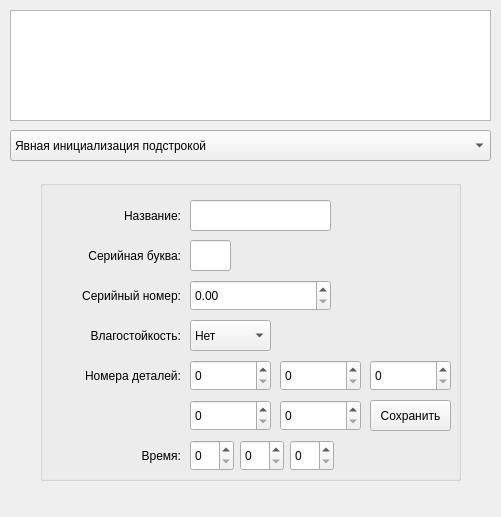
<?xml version="1.0" encoding="UTF-8"?>
<ui version="4.0">
 <class>MainWindow</class>
 <widget class="QMainWindow" name="MainWindow">
  <property name="geometry">
   <rect>
    <x>0</x>
    <y>0</y>
    <width>501</width>
    <height>517</height>
   </rect>
  </property>
  <property name="windowTitle">
   <string>MainWindow</string>
  </property>
  <widget class="QWidget" name="centralwidget">
   <widget class="QTextEdit" name="textEdit">
    <property name="geometry">
     <rect>
      <x>10</x>
      <y>10</y>
      <width>481</width>
      <height>111</height>
     </rect>
    </property>
    <property name="readOnly">
     <bool>true</bool>
    </property>
   </widget>
   <widget class="QComboBox" name="task">
    <property name="geometry">
     <rect>
      <x>10</x>
      <y>130</y>
      <width>481</width>
      <height>31</height>
     </rect>
    </property>
    <item>
     <property name="text">
      <string>Явная инициализация подстрокой</string>
     </property>
    </item>
    <item>
     <property name="text">
      <string>Явная инициализация через обращение к полям</string>
     </property>
    </item>
    <item>
     <property name="text">
      <string>Ввод с клавиатуры</string>
     </property>
    </item>
    <item>
     <property name="text">
      <string>Инициализация через указатель</string>
     </property>
    </item>
    <item>
     <property name="text">
      <string>Инициализация через ссылку</string>
     </property>
    </item>
   </widget>
   <widget class="QGroupBox" name="form">
    <property name="geometry">
     <rect>
      <x>40</x>
      <y>180</y>
      <width>421</width>
      <height>301</height>
     </rect>
    </property>
    <property name="title">
     <string/>
    </property>
    <widget class="QPushButton" name="submit">
     <property name="geometry">
      <rect>
       <x>330</x>
       <y>220</y>
       <width>81</width>
       <height>31</height>
      </rect>
     </property>
     <property name="text">
      <string>Сохранить</string>
     </property>
    </widget>
    <widget class="QComboBox" name="waterResistance">
     <property name="enabled">
      <bool>true</bool>
     </property>
     <property name="geometry">
      <rect>
       <x>150</x>
       <y>140</y>
       <width>81</width>
       <height>31</height>
      </rect>
     </property>
     <property name="currentText">
      <string>Нет</string>
     </property>
     <item>
      <property name="text">
       <string>Нет</string>
      </property>
     </item>
     <item>
      <property name="text">
       <string>Да</string>
      </property>
     </item>
    </widget>
    <widget class="QLabel" name="label_3">
     <property name="geometry">
      <rect>
       <x>0</x>
       <y>100</y>
       <width>141</width>
       <height>31</height>
      </rect>
     </property>
     <property name="text">
      <string>Серийный номер:</string>
     </property>
     <property name="alignment">
      <set>Qt::AlignRight|Qt::AlignTrailing|Qt::AlignVCenter</set>
     </property>
    </widget>
    <widget class="QLineEdit" name="serialLetter">
     <property name="geometry">
      <rect>
       <x>150</x>
       <y>60</y>
       <width>41</width>
       <height>31</height>
      </rect>
     </property>
    </widget>
    <widget class="QLabel" name="label_4">
     <property name="geometry">
      <rect>
       <x>0</x>
       <y>140</y>
       <width>141</width>
       <height>31</height>
      </rect>
     </property>
     <property name="text">
      <string>Влагостойкость:</string>
     </property>
     <property name="alignment">
      <set>Qt::AlignRight|Qt::AlignTrailing|Qt::AlignVCenter</set>
     </property>
    </widget>
    <widget class="QSpinBox" name="detail_1">
     <property name="geometry">
      <rect>
       <x>150</x>
       <y>180</y>
       <width>81</width>
       <height>31</height>
      </rect>
     </property>
     <property name="maximum">
      <number>2147483647</number>
     </property>
    </widget>
    <widget class="QLabel" name="label">
     <property name="geometry">
      <rect>
       <x>0</x>
       <y>20</y>
       <width>141</width>
       <height>31</height>
      </rect>
     </property>
     <property name="text">
      <string>Название:</string>
     </property>
     <property name="alignment">
      <set>Qt::AlignRight|Qt::AlignTrailing|Qt::AlignVCenter</set>
     </property>
    </widget>
    <widget class="QLabel" name="label_2">
     <property name="geometry">
      <rect>
       <x>0</x>
       <y>60</y>
       <width>141</width>
       <height>31</height>
      </rect>
     </property>
     <property name="text">
      <string>Серийная буква:</string>
     </property>
     <property name="alignment">
      <set>Qt::AlignRight|Qt::AlignTrailing|Qt::AlignVCenter</set>
     </property>
    </widget>
    <widget class="QLabel" name="label_5">
     <property name="geometry">
      <rect>
       <x>0</x>
       <y>180</y>
       <width>141</width>
       <height>31</height>
      </rect>
     </property>
     <property name="text">
      <string>Номера деталей:</string>
     </property>
     <property name="alignment">
      <set>Qt::AlignRight|Qt::AlignTrailing|Qt::AlignVCenter</set>
     </property>
    </widget>
    <widget class="QLineEdit" name="name">
     <property name="geometry">
      <rect>
       <x>150</x>
       <y>20</y>
       <width>141</width>
       <height>31</height>
      </rect>
     </property>
    </widget>
    <widget class="QDoubleSpinBox" name="serialNumber">
     <property name="geometry">
      <rect>
       <x>150</x>
       <y>100</y>
       <width>141</width>
       <height>31</height>
      </rect>
     </property>
     <property name="maximum">
      <double>999999999999.000000000000000</double>
     </property>
    </widget>
    <widget class="QSpinBox" name="detail_2">
     <property name="geometry">
      <rect>
       <x>240</x>
       <y>180</y>
       <width>81</width>
       <height>31</height>
      </rect>
     </property>
     <property name="maximum">
      <number>2147483647</number>
     </property>
    </widget>
    <widget class="QSpinBox" name="detail_3">
     <property name="geometry">
      <rect>
       <x>330</x>
       <y>180</y>
       <width>81</width>
       <height>31</height>
      </rect>
     </property>
     <property name="maximum">
      <number>2147483647</number>
     </property>
    </widget>
    <widget class="QSpinBox" name="detail_4">
     <property name="geometry">
      <rect>
       <x>150</x>
       <y>220</y>
       <width>81</width>
       <height>31</height>
      </rect>
     </property>
     <property name="maximum">
      <number>2147483647</number>
     </property>
    </widget>
    <widget class="QSpinBox" name="detail_5">
     <property name="geometry">
      <rect>
       <x>240</x>
       <y>220</y>
       <width>81</width>
       <height>31</height>
      </rect>
     </property>
     <property name="maximum">
      <number>2147483647</number>
     </property>
    </widget>
    <widget class="QLabel" name="label_6">
     <property name="geometry">
      <rect>
       <x>0</x>
       <y>260</y>
       <width>141</width>
       <height>31</height>
      </rect>
     </property>
     <property name="text">
      <string>Время:</string>
     </property>
     <property name="alignment">
      <set>Qt::AlignRight|Qt::AlignTrailing|Qt::AlignVCenter</set>
     </property>
    </widget>
    <widget class="QSpinBox" name="hours">
     <property name="geometry">
      <rect>
       <x>150</x>
       <y>260</y>
       <width>44</width>
       <height>31</height>
      </rect>
     </property>
     <property name="maximum">
      <number>12</number>
     </property>
    </widget>
    <widget class="QSpinBox" name="minutes">
     <property name="geometry">
      <rect>
       <x>200</x>
       <y>260</y>
       <width>44</width>
       <height>31</height>
      </rect>
     </property>
     <property name="maximum">
      <number>60</number>
     </property>
    </widget>
    <widget class="QSpinBox" name="seconds">
     <property name="geometry">
      <rect>
       <x>250</x>
       <y>260</y>
       <width>44</width>
       <height>31</height>
      </rect>
     </property>
     <property name="maximum">
      <number>60</number>
     </property>
    </widget>
   </widget>
  </widget>
 </widget>
 <resources/>
 <connections/>
</ui>
